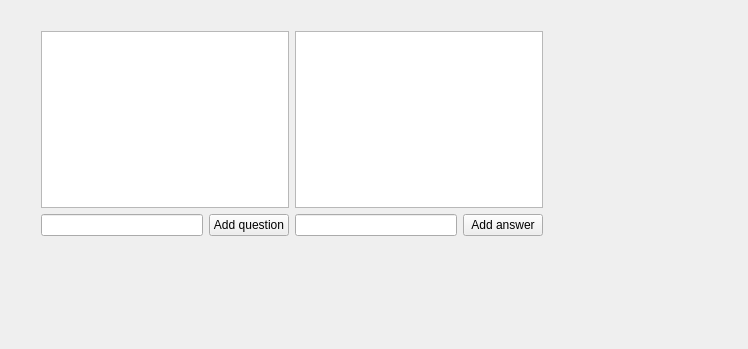
<?xml version="1.0" encoding="UTF-8"?>
<ui version="4.0">
 <class>UserWindow</class>
 <widget class="QWidget" name="UserWindow">
  <property name="geometry">
   <rect>
    <x>0</x>
    <y>0</y>
    <width>748</width>
    <height>349</height>
   </rect>
  </property>
  <property name="windowTitle">
   <string>UserWindow</string>
  </property>
  <widget class="QWidget" name="layoutWidget">
   <property name="geometry">
    <rect>
     <x>30</x>
     <y>20</y>
     <width>524</width>
     <height>227</height>
    </rect>
   </property>
   <layout class="QHBoxLayout" name="horizontalLayout_3">
    <item>
     <layout class="QVBoxLayout" name="verticalLayout">
      <item>
       <widget class="QListWidget" name="QuestionList"/>
      </item>
      <item>
       <layout class="QHBoxLayout" name="horizontalLayout">
        <item>
         <widget class="QLineEdit" name="QuestionLine"/>
        </item>
        <item>
         <widget class="QPushButton" name="QuestionButton">
          <property name="text">
           <string>Add question</string>
          </property>
         </widget>
        </item>
       </layout>
      </item>
     </layout>
    </item>
    <item>
     <layout class="QVBoxLayout" name="verticalLayout_2">
      <item>
       <widget class="QListWidget" name="AnswerList"/>
      </item>
      <item>
       <layout class="QHBoxLayout" name="horizontalLayout_2">
        <item>
         <widget class="QLineEdit" name="AnswerLine"/>
        </item>
        <item>
         <widget class="QPushButton" name="AnswerButton">
          <property name="text">
           <string>Add answer</string>
          </property>
         </widget>
        </item>
       </layout>
      </item>
     </layout>
    </item>
   </layout>
  </widget>
 </widget>
 <layoutdefault spacing="6" margin="11"/>
 <resources/>
 <connections/>
</ui>
